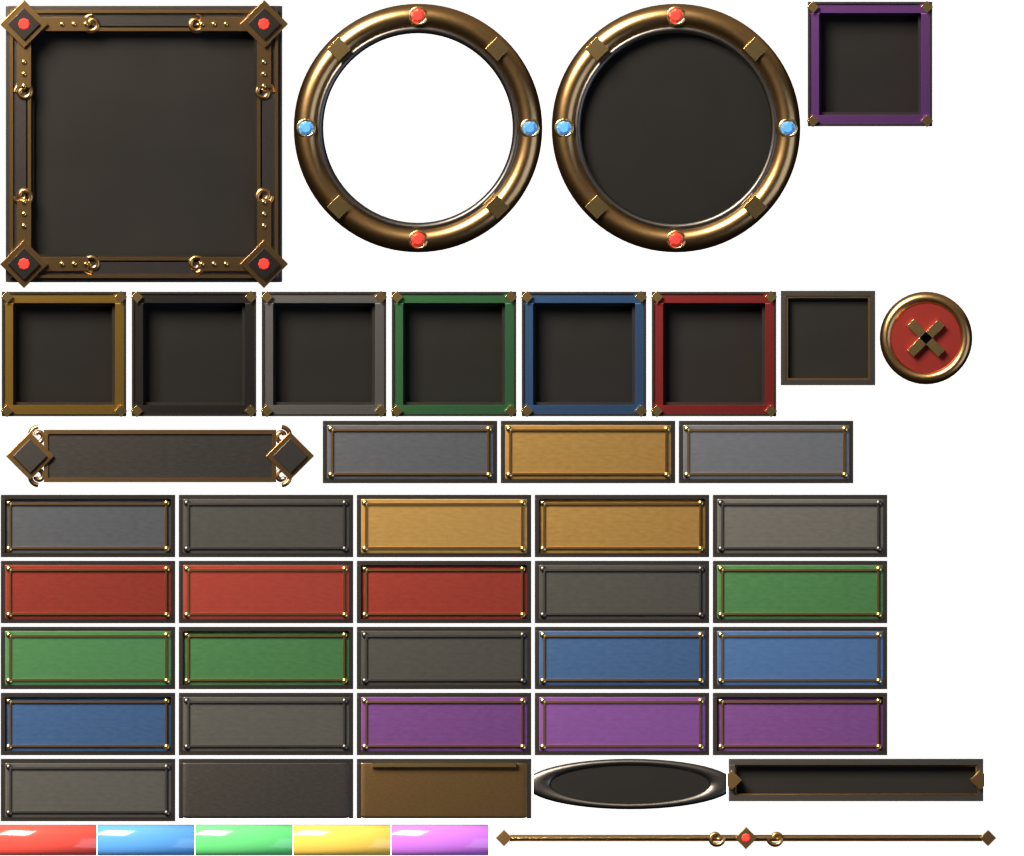
#> input picture assets/pack/gui.2b786420b5fb.png, 1024 x 856 px
$ python -i pixelate.py   (imports and definitions only)
#> lines starting #> are read from the running program, lines starting #| are printed output that depends on the picture
#> further down, picture is the input picture: PIL image 1024x856 RGBA; mean R, G, B, A 58.4, 50.4, 44.2, 174
"""Turns the 4x Blender renders into pixel art and packs the atlas.

For each prop: box-downscale to 1x (premultiplied, so edges don't go
dark), hard alpha, a limited palette, and a 1 px outline in a darker shade
of the neighbouring colour, like hand-made LPC art. The props are then
packed into one atlas on a 32 px grid; `props.json` tells the client each
variant's cell rectangle (in tiles).

    python3 tools/blender/pixelate.py build/art
"""
import json
import sys
from pathlib import Path

from PIL import Image, ImageDraw, ImageEnhance

SUPERSAMPLE = 4
TILE = 32
ATLAS_COLS = 24  # tiles per atlas row
COLORS = 64


# [19 lines left out: function downscale, not called in this run]


def posterize(img):
    rgb = ImageEnhance.Color(img.convert("RGB")).enhance(1.25)
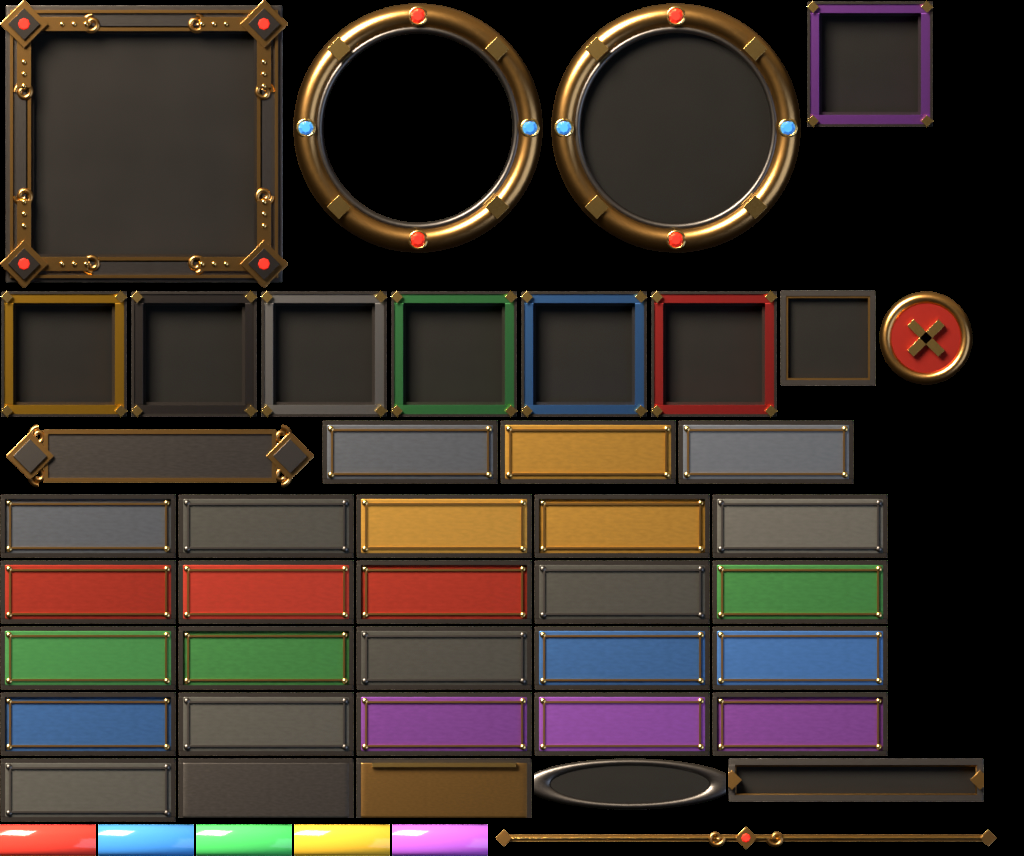
#> rgb: PIL image 1024x856 RGB; mean R, G, B 59.6, 49.6, 41.9
    rgb = ImageEnhance.Contrast(rgb).enhance(1.08)
    q = rgb.quantize(COLORS, method=Image.Quantize.MEDIANCUT, dither=Image.Dither.NONE).convert("RGB")
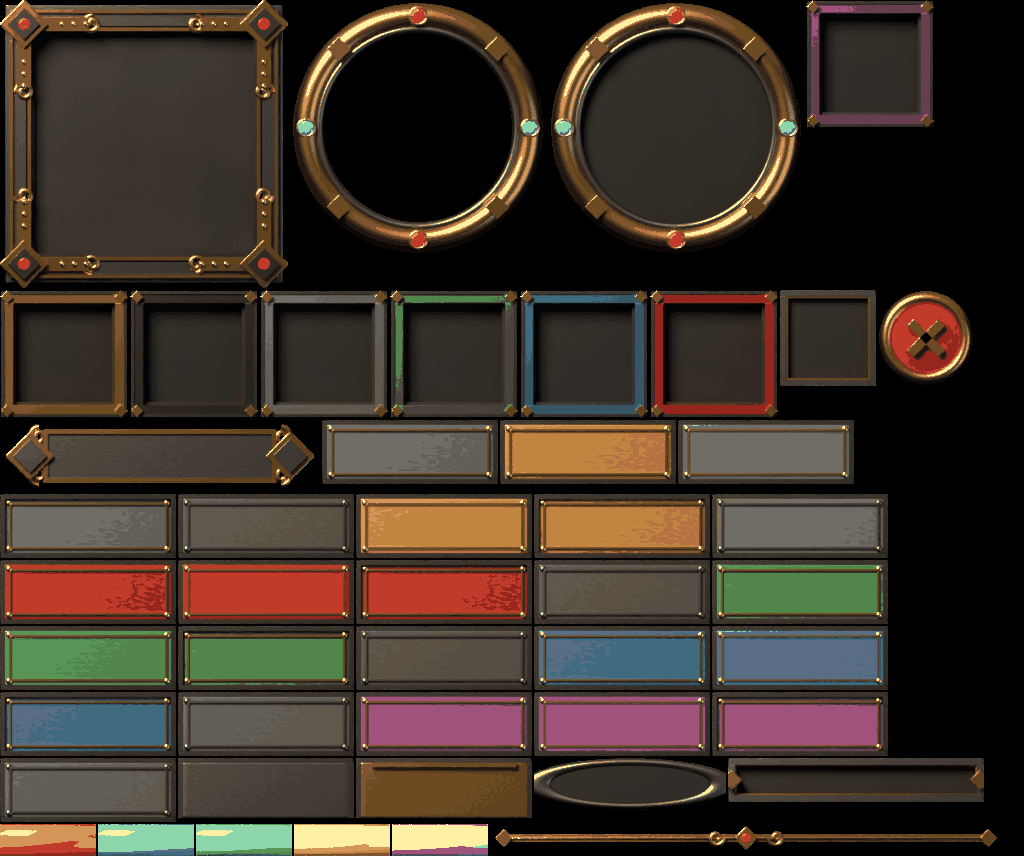
#> q: PIL image 1024x856 RGB; mean R, G, B 61.6, 50.1, 40.6
    q.putalpha(img.split()[3])
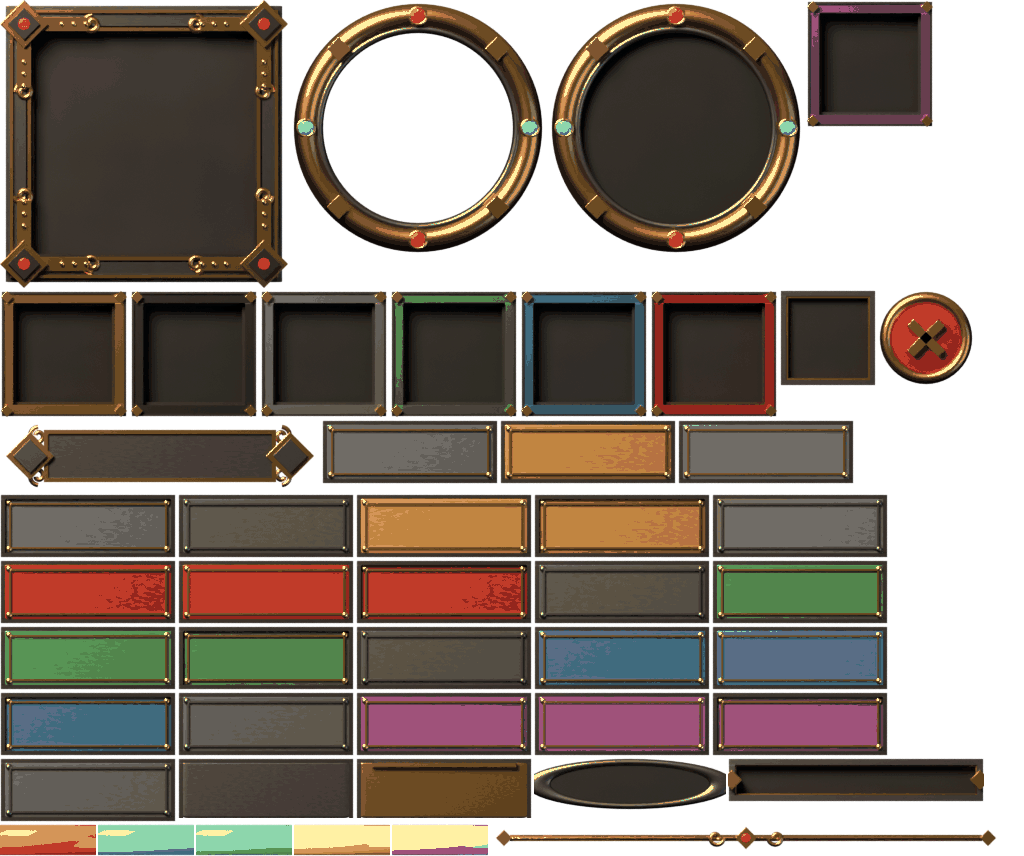
#> q: PIL image 1024x856 RGBA; mean R, G, B, A 61.6, 50.1, 40.6, 174; transparent parts drawn white
    return q


# [35 lines left out: functions outline, with_shadow, not called in this run]


def pixelate(path, base, flat=False):
    img = outline(posterize(downscale(Image.open(path).convert("RGBA"))))
    return img if flat else with_shadow(img, base)


# [32 lines left out: function main, not called in this run]


# [2 lines not run here, left out]

>>> from PIL import Image
>>> picture = Image.open('../../assets/pack/gui.2b786420b5fb.png')
>>> result = posterize(picture)

$ run again, on assets/pack/gui.e6ce373c88d4.png
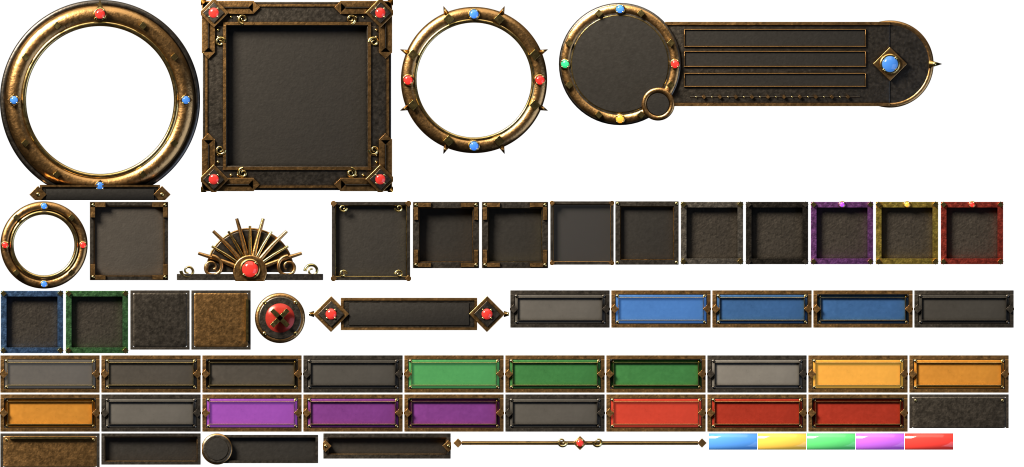
#> input picture assets/pack/gui.e6ce373c88d4.png, 2048 x 934 px (shown at 1/2 size)
#> picture is the input picture: PIL image 2048x934 RGBA; mean R, G, B, A 49.1, 40.3, 31.9, 147.5
#> in posterize, `rgb = ImageEnhance.Color(img.convert("RGB")).enhance(1.25)`:
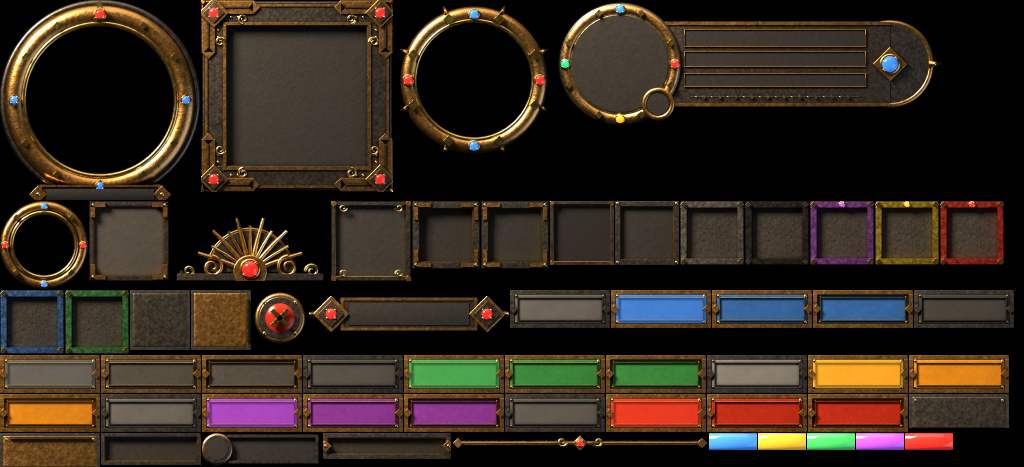
#> rgb: PIL image 2048x934 RGB (shown at 1/2 size); mean R, G, B 50.5, 39.5, 29.1
#> in posterize, `q.putalpha(img.split()[3])`:
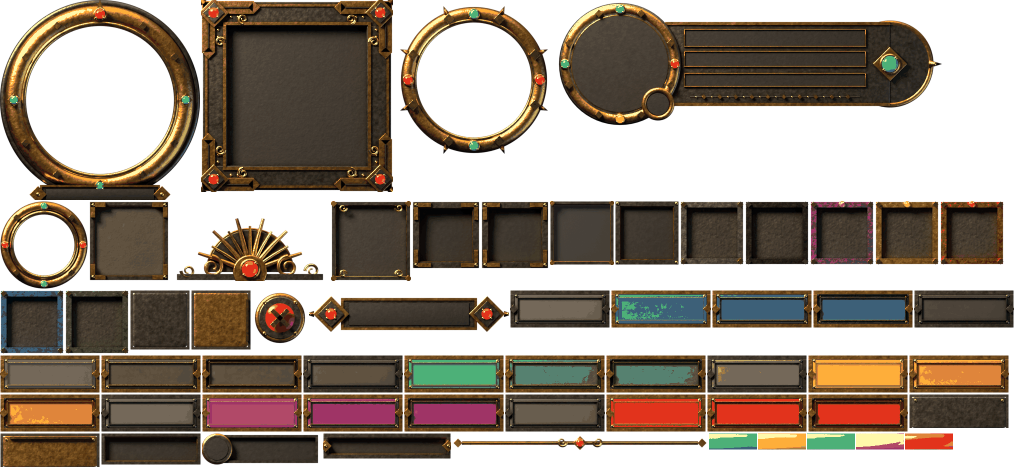
#> q: PIL image 2048x934 RGBA (shown at 1/2 size); mean R, G, B, A 52.1, 39.6, 27.7, 147.5; transparent parts drawn white

$ run again, on assets/pack/props.fe31cba8e6f1.png
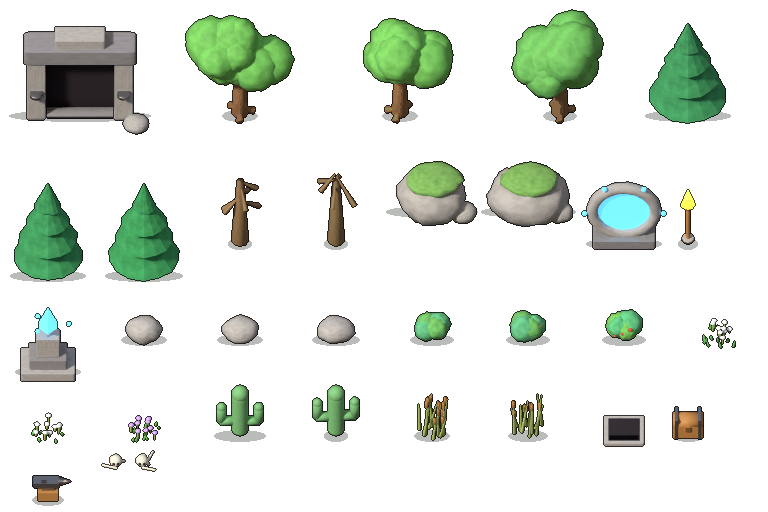
#> input picture assets/pack/props.fe31cba8e6f1.png, 768 x 512 px
#> picture is the input picture: PIL image 768x512 RGBA; mean R, G, B, A 20.3, 26.9, 18.9, 50.1
#> in posterize, `rgb = ImageEnhance.Color(img.convert("RGB")).enhance(1.25)`:
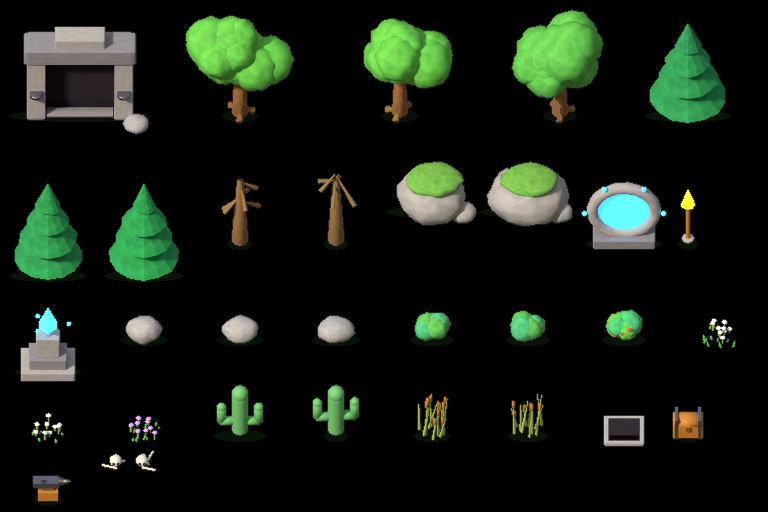
#> rgb: PIL image 768x512 RGB; mean R, G, B 19.3, 27.5, 17.5
#> in posterize, `q.putalpha(img.split()[3])`:
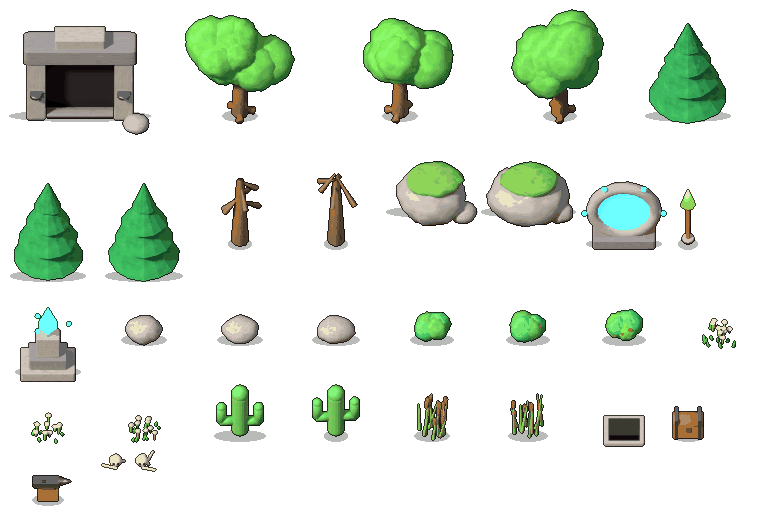
#> q: PIL image 768x512 RGBA; mean R, G, B, A 20.2, 29.1, 18.3, 50.1; transparent parts drawn white
